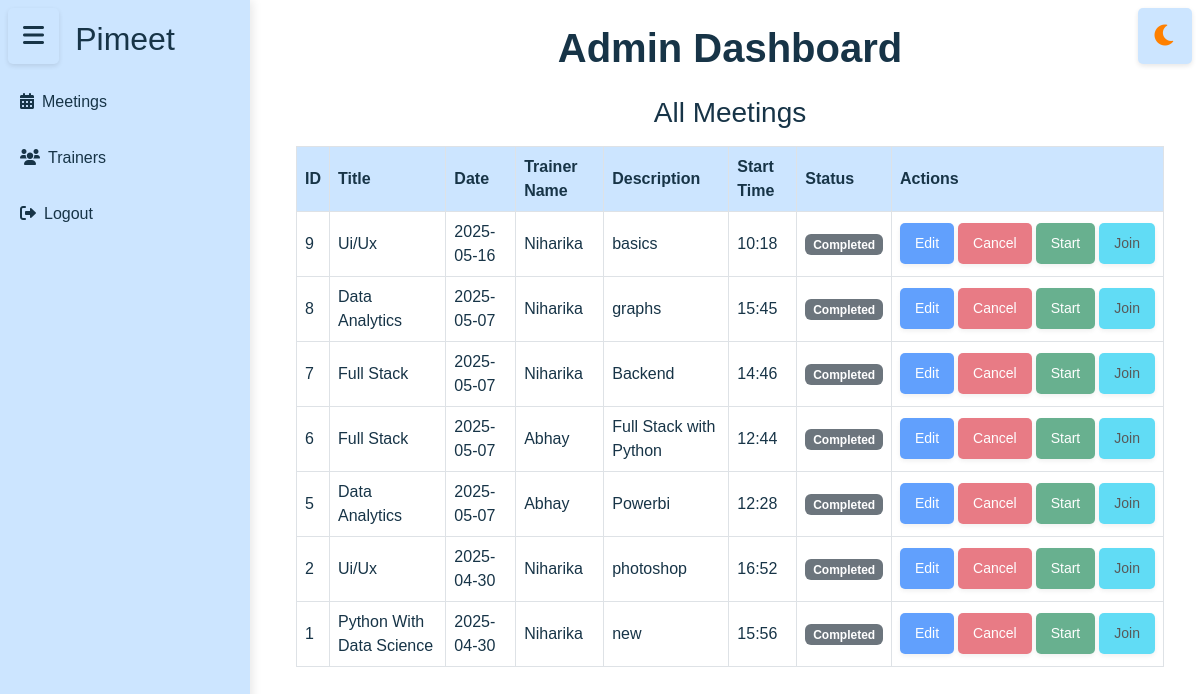
Before: /admin_dashboard with the older database file.
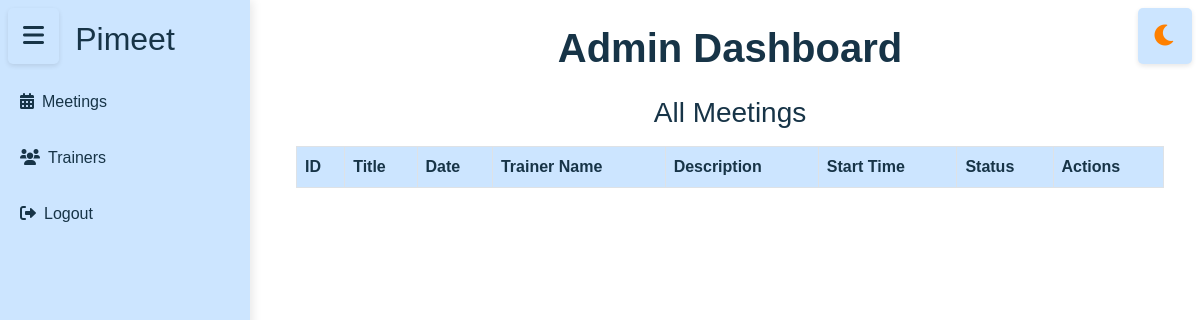
After: the same page with the newer database file.
### tables this page shows
CREATE TABLE meetings (

            id INTEGER PRIMARY KEY AUTOINCREMENT,
            title TEXT NOT NULL,
            date TEXT NOT NULL,
            time TEXT NOT NULL,
            description TEXT NOT NULL,
            trainer_id TEXT,
            meet_id TEXT UNIQUE,
            FOREIGN KEY (trainer_id) REFERENCES trainers(id)
        );

CREATE TABLE trainers (
    id TEXT PRIMARY KEY,
    trainer_id TEXT NOT NULL UNIQUE,
    name TEXT NOT NULL,
    email TEXT NOT NULL UNIQUE,
    mobile TEXT NOT NULL UNIQUE,
    status TEXT CHECK(status IN ('Active', 'Inactive')) NOT NULL,
    bio TEXT,
    profile_image BLOB
);

### app.py (the view)
@app.route('/admin_dashboard')
def admin_dashboard():
    session['user_type'] = 'admin'
    success, result = get_all_trainers_from_db()
    meetings=get_meet()
    if success:
        return render_template('admindashboard.html', trainers=result,meetings=meetings)
    else:
        return render_template('admindashboard.html', error=result)

### assign_trainer.py (called while the page is built)
def get_all_trainers_from_db():
    conn = get_db_connection()
    cursor = conn.cursor()
    try:
        cursor.execute('SELECT * FROM trainers')
        rows = cursor.fetchall()
        trainers = []
        for row in rows:
            trainers.append({
    'trainer_id': row[1],
    'name': row[2],
    'email': row[3],
    'mobile': row[4],
    'status': row[5],
    'bio': row[6],
})
        return True, trainers
    except Exception as e:
        return False, str(e)
    finally:
        conn.close()

### db.py (called while the page is built)
def get_db_connection():
    conn = sqlite3.connect(DATABASE)
    conn.row_factory = sqlite3.Row
    return conn

### templates/admindashboard.html (shortened to what this page needs)
<!DOCTYPE html>
<html lang="en">
<head>
    <link rel="stylesheet" href="https://cdnjs.cloudflare.com/ajax/libs/font-awesome/6.0.0/css/all.min.css">
    <link rel="stylesheet" href="https://cdnjs.cloudflare.com/ajax/libs/bootstrap/5.3.0/css/bootstrap.min.css">
    <link rel="stylesheet" href="{{ url_for('static', filename='css/admin_dashboard.css') }}">
</head>
<body class="light-mode">
    <button class="btn btn-outline-secondary sidebar-toggle position-fixed top-0 start-0 m-2" id="sidebarToggle">
        <i class="fas fa-bars"></i>
    </button>
    <button class="btn btn-outline-secondary theme-toggle position-fixed top-0 end-0 m-2" id="themeToggle">
        <i class="fas fa-moon"></i>
    </button>
<div class="toast-container position-fixed bottom-0 end-0 p-3">
  </div>
    <div class="sidebar " id="sidebar">
        <h2>Pimeet</h2>
        <a href="#" class="d-block my-2" onclick="showSection('meetings')"><i class="fas fa-calendar-alt me-2"></i>Meetings</a>
        <a href="#" class="d-block my-2" onclick="showSection('trainers')"><i class="fas fa-users me-2"></i>Trainers</a>
        <a href="#" class="d-block my-2" onclick="handleLogout()" class="logout-link"><i class="fas fa-sign-out-alt me-2"></i>Logout</a>
    </div>
    <div class="content p-4 flex-grow-1" id="content">
        <div class="container-fluid">
            <h1 class="fw-bold mb-4 text-center">Admin Dashboard</h1>
        <div id="meetings">
            <div class="table-responsive">
                <h3 class="text-center mb-3">All Meetings</h3>
                <table class="table table-hover table-bordered align-middle">
                    <thead>
                        <tr>
                            <th>ID</th>
                            <th>Title</th>
                            <th>Date</th>
                            <th>Trainer Name</th>
                            <th>Description</th>
                            <th>Start Time</th>
                            <th>Status</th>
                            <th>Actions</th>
                        </tr>
                    </thead>
<tbody>
                        {% set all_meetings = meetings.upcoming + meetings.current + meetings.previous %}
                        {% for meeting in all_meetings %}
                          <tr>
                            <td>{{ meeting.id }}</td>
                            <td>{{ meeting.title }}</td>
                            <td>{{ meeting.date }}</td>
                            <td>{{ meeting.trainer_name}}</td>
                            <td>{{ meeting.description }}</td>
                            <td>{{ meeting.time }}</td>
                            <td>
                              {% if meeting.status == 'Scheduled' %}
                                <span class="badge bg-warning">Scheduled</span>
                              {% elif meeting.status == 'Ongoing' %}
                                <span class="badge bg-success">Ongoing</span>
                              {% else %}
                                <span class="badge bg-secondary">Completed</span>
                              {% endif %}
                            </td>
                            <td>
                              <div class="d-flex flex-nowrap gap-1 ">
                                <button class="btn btn-primary btn-sm"
                                  onclick="openEditModal('{{ meeting.id }}', '{{ meeting.title }}', '{{ meeting.date }}', '{{ meeting.time }}', '{{ meeting.description }}')"
                                  {% if meeting in meetings.previous %}disabled{% endif %}>
                                  Edit
                                </button>
                                <button class="btn btn-danger btn-sm"
                                  onclick="confirmCancel('{{ meeting.id }}')"
                                  {% if meeting in meetings.previous %}disabled{% endif %}>
                                  Cancel
                                </button>
                                <button class="btn btn-success btn-sm"
                                    onclick="window.location.href='{{ url_for('meeting_room', meeting_id=meeting.id) }}'"
                                    {% if meeting not in meetings.current %}disabled{% endif %}>
                                    Start
                                </button>
                                <button class="btn btn-info btn-sm"
                                    onclick="window.location.href='{{ url_for('meeting_room', meeting_id=meeting.id) }}'"
                                    {% if meeting not in meetings.current %}disabled{% endif %}>
                                    Join
                                </button>
                              </div>
                            </td>
                          </tr>
                        {% endfor %}
                      </tbody>
                </table>
            </div>
        </div>
    </div>
</body>
</html>

### static/css/admin_dashboard.css (style rules this page uses)
body { background-color: #000000; font-family: 'Poppins', sans-serif; color: #a9a9a9; margin: 0; padding: 0; transition: background-color 0.3s ease; }
.toast-container { position: fixed; top: 20px; right: 20px; z-index: 1055; }
.sidebar { width: 250px; height: 100vh; background: #1a1a1a; padding-top: 20px; position: fixed; top: 0; left: 0; transition: transform 0.3s ease, background-color 0.3s ease; }
.sidebar h2 { color: #ffffff; text-align: center; margin-bottom: 20px; }
.sidebar a { display: block; padding: 12px 20px; color: #a9a9a9; text-decoration: none; transition: background 0.3s, color 0.3s; }
.content { margin-left: 260px; padding: 20px; transition: margin-left 0.3s ease; }
.sidebar-toggle { position: fixed; top: 15px; left: 20px; z-index: 999; background: none; border: none; padding: 8px; border-radius: 4px; font-size: 24px; color: #4a4a4a; cursor: pointer; transition: color 0.3s ease; }
.table th { background-color: #333333; color: #ffffff; vertical-align: middle; }
.light-mode { background-color: #ffffff; color: #173447; }
.light-mode .sidebar { background-color: #cce5ff; box-shadow: 2px 0 10px rgba(0, 0, 0, 0.1); }
.light-mode .sidebar h2 { color: #173447; }
.light-mode .sidebar a { color: #173447; }
.light-mode .content { color: #173447; }
.light-mode .table th { background-color: #cce5ff; color: #173447; }
.light-mode .sidebar-toggle { color: #173447; }
.light-mode .theme-toggle { color: #ff8000; }
.light-mode button { background-color: #cce5ff; color: #173447; border: none; padding: 10px 15px; border-radius: 5px; cursor: pointer; transition: background-color 0.3s ease, color 0.3s ease, box-shadow 0.3s ease; box-shadow: 0 2px 5px rgba(0, 0, 0, 0.1); }
.theme-toggle { position: fixed; top: 15px; right: 60px; z-index: 1000; font-size: 24px; color: #4a4a4a; cursor: pointer; transition: color 0.3s ease; }
.theme-toggle { margin-top: 8px; margin-right: 20px; }
.theme-toggle, .profile-toggle { background: none; border: none; cursor: pointer; font-size: 1.5rem; color: #444; }

Changed rows visible on the page:
removed meetings: id "9", title "Ui/Ux", date "2025-05-16", trainer_name "Niharika", description "basics", time "10:18"
removed meetings: id "8", title "Data Analytics", date "2025-05-07", trainer_name "Niharika", description "graphs", time "15:45"
removed meetings: id "7", title "Full Stack", date "2025-05-07", trainer_name "Niharika", description "Backend", time "14:46"
removed meetings: id "6", title "Full Stack", date "2025-05-07", trainer_name "Abhay", description "Full Stack with Python", time "12:44"
removed meetings: id "5", title "Data Analytics", date "2025-05-07", trainer_name "Abhay", description "Powerbi", time "12:28"
removed meetings: id "2", title "Ui/Ux", date "2025-04-30", trainer_name "Niharika", description "photoshop", time "16:52"
removed meetings: id "1", title "Python With Data Science", date "2025-04-30", trainer_name "Niharika", description "new", time "15:56"
